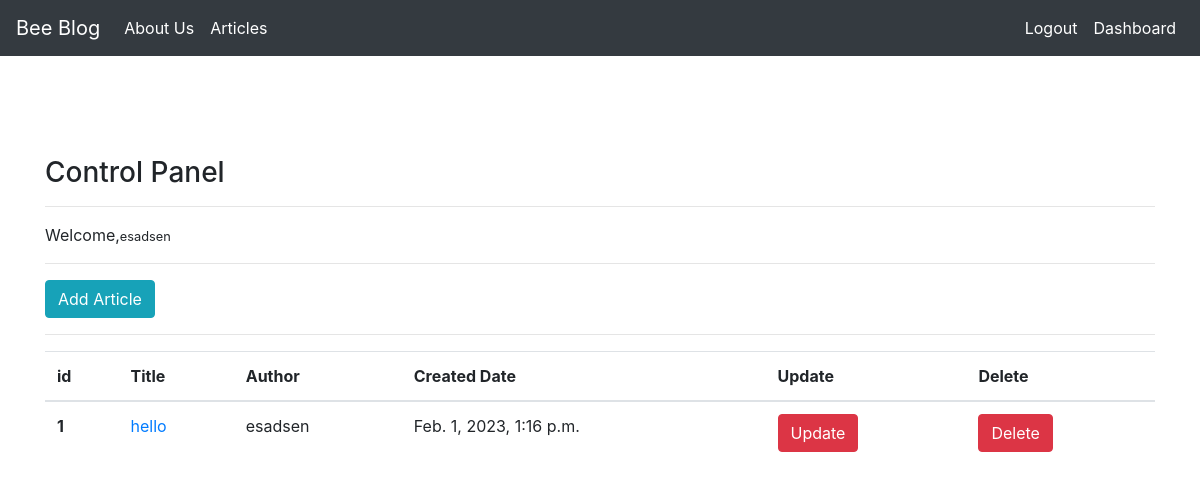
Screenshot of /articles/dashboard/ (signed in) with the database file from the repository.
### article/models.py (models this page shows, shortened)
class Article(models.Model):
    author=models.ForeignKey("auth.User",on_delete=models.CASCADE)
    title=models.CharField(max_length=50)
    content=RichTextField()
    created_date=models.DateTimeField(auto_now_add=True)
    article_image=models.ImageField(blank=True,null=True,verbose_name="Add image to the article",upload_to='media/')

### article/views.py (the view)
# urls.py: path('dashboard/',views.dashboard,name="dashboard"),
def dashboard(request):
    articles=Article.objects.filter(author=request.user)
    context={
        "articles":articles
    }
    return render(request,"dashboard.html",context)

### templates/dashboard.html
{% extends "layout.html" %}
{% block body %}
<h3>Control Panel</h3>
<hr>
<p>
    Welcome,<small>{{request.user.username}}</small>
</p>
<hr>
<a class="btn btn-info" href="/articles/addarticle">Add Article</a>
<hr>
{%if articles%}
<table class="table">
    <thead>
      <tr>
        <th scope="col">id</th>
        <th scope="col">Title</th>
        <th scope="col">Author</th>
        <th scope="col">Created Date</th>
        <th scope="col">Update</th>
        <th scope="col">Delete</th>
      </tr>
    </thead>
    <tbody>
    {%for article in articles%}
      <tr>
        <th scope="row">{{article.id}}</th>
        <td> <a href="/articles/article/{{article.id}}">{{article.title}}</a></td>
        <td>{{article.author}}</td>
        <td>{{article.created_date}}</td>
        <td><a href="/articles/update/{{article.id}}" class="btn btn-danger">Update</a></td>
        <td><a href="/articles/delete/{{article.id}}" class="btn btn-danger">Delete</a></td>
      </tr>
    {%endfor%}
    </tbody>
  </table>
{%else%}
<div class="alert alert-danger">You dont have any articles yet.</div>
{%endif%}
{% endblock body %}

### rows the page displays
Article: id "1", title "hello", author "esadsen", created_date "Feb. 1, 2023, 1:16 p.m."

### other values shown
{{ request.user.username }} "esadsen"
